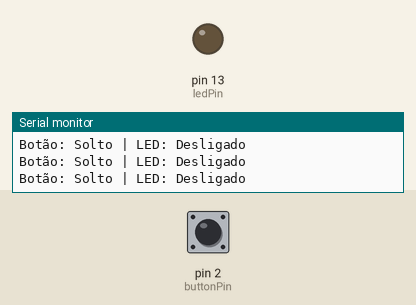
Simulated run of this sketch. Board: Arduino Uno, built with avr-gcc and run on an emulated ATmega328P. On the bench: output pins drawn as LEDs (lit = HIGH), the last lines printed to the serial monitor. Dashed ring = blinking. The test bench sets the inputs (shaded band); at power-on: pin 2 (buttonPin) HIGH.

Above: at 1.2 s.
1.3 s: pin 2 (buttonPin) pulled LOW for 0.15 s
At 2.6 s:
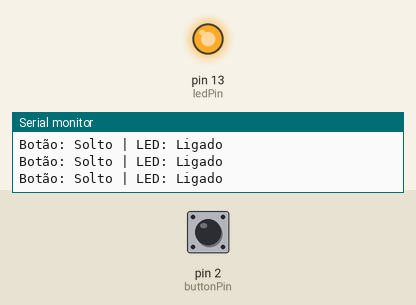
2.9 s: pin 2 (buttonPin) pulled LOW for 1 s
At 3.7 s:
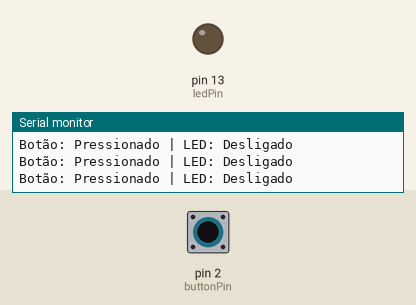
5.4 s: pin 2 (buttonPin) pulsed LOW 5 times (0.12 s each, 0.3 s apart)
At 5.64 s:
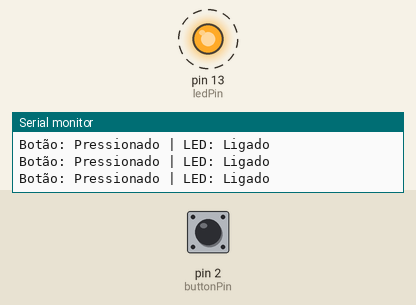
9.9 s: pin 2 (buttonPin) driven LOW
At 11.4 s:
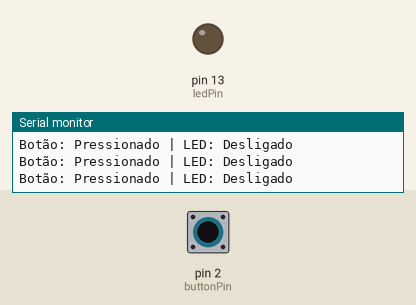
Timing chart, 0 to 12.9 s (numbered marks = the images above; inputs shaded):
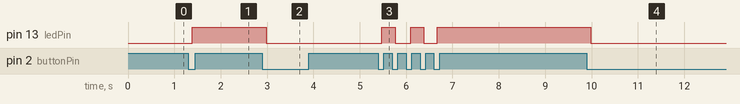

Measured:
- after the input at 1.3 s, pin 13 (ledPin): LOW → HIGH after 0.09 s
- after the input at 2.9 s, pin 13 (ledPin): HIGH → LOW after 0.08 s
- after the input at 5.4 s, pin 13 (ledPin): alternates HIGH for 0.29 s and LOW for 0.30 s, 5 changes in all, then stays HIGH, starting after 0.07 s
- after the input at 9.9 s, pin 13 (ledPin): HIGH → LOW after 0.08 s

The sketch:

desafio2.ino
```cpp
const int buttonPin = 2;   // Pino do botão
const int ledPin = 13;     // Pino do LED
int lastButtonState = HIGH; // Último estado do botão
int buttonState;            // Estado atual do botão
unsigned long lastDebounceTime = 0;  // Último tempo de debounce
unsigned long debounceDelay = 50;    // Tempo de debounce de 50ms
bool buttonPressed = false;         // Flag para verificar se o botão foi pressionado e solto

    void setup() {
    pinMode(buttonPin, INPUT_PULLUP);
    pinMode(ledPin, OUTPUT);

    // Inicia a comunicação serial com uma taxa de 9600 bps
    Serial.begin(9600);
}

void loop() {
    int leBotao = digitalRead(buttonPin);

    if (leBotao != lastButtonState) {
        lastDebounceTime = millis();
    }

    if ((millis() - lastDebounceTime) > debounceDelay) {
        if (leBotao != buttonState) {
        buttonState = leBotao;

        if (buttonState == LOW) {
            // Botão pressionado
            if (!buttonPressed) {
            // Se o botão ainda não foi pressionado e solto, alterna o estado do LED
            digitalWrite(ledPin, !digitalRead(ledPin)); // Inverte o estado do LED
            buttonPressed = true;
            }
        } else {
            // Botão solto
            buttonPressed = false; // Reset da flag
        }
        }
    }

    lastButtonState = leBotao;

  // Log dos estados do botão e do LED
    Serial.print("Botão: ");
    Serial.print(buttonState == LOW ? "Pressionado" : "Solto");
    Serial.print(" | LED: ");
    Serial.println(digitalRead(ledPin) == HIGH ? "Ligado" : "Desligado");
}
```
